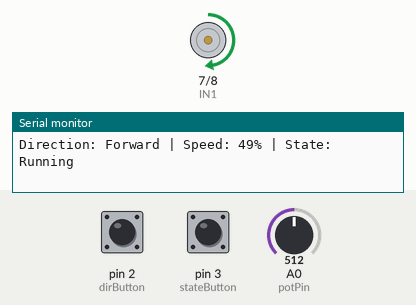
A sketch run on a simulated Arduino Uno, built with avr-gcc and run on an emulated ATmega328P. On the bench: motor-driver pin pairs drawn as motors (green arrow = first pin HIGH = forward, orange = second pin HIGH = backward, longer = more drive, scaled by the enable pin), the last lines printed to the serial monitor. The test bench sets the inputs (shaded band); at power-on: pin 2 (dirButton) HIGH, pin 3 (stateButton) HIGH, A0 (potPin) = 512.

Above: at 1.2 s.
1.3 s: pin 2 (dirButton) pulled LOW for 0.25 s
At 2.6 s:
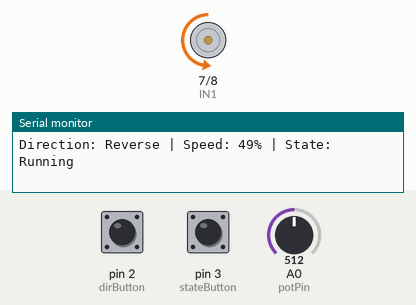
3.1 s: pin 3 (stateButton) pulled LOW for 0.25 s
At 4.2 s:
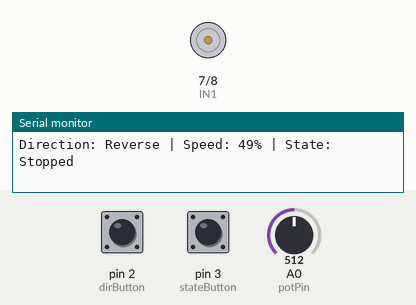
4.9 s: pin 2 (dirButton) pulled LOW for 1 s
7.4 s: pin 3 (stateButton) pulled LOW for 1 s
At 7.9 s:
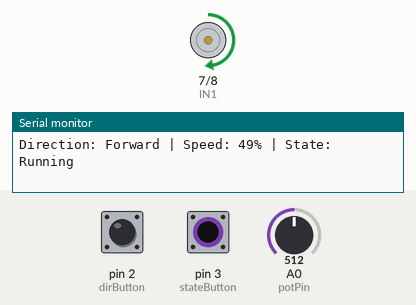
9.9 s: A0 (potPin) set to 0
At 11.2 s:
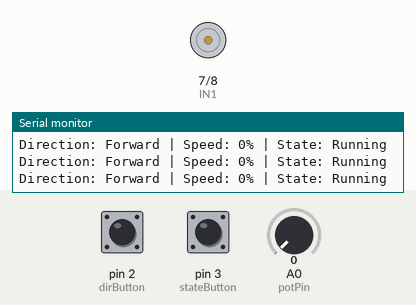
11.5 s: A0 (potPin) set to 122
At 12.7 s:
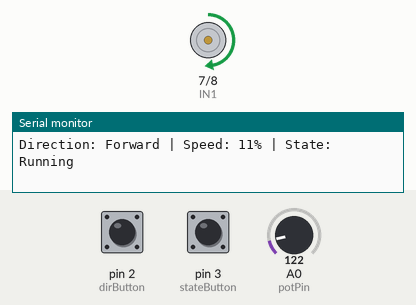
Timing chart, 0 to 14.1 s (numbered marks = the images above; inputs shaded):
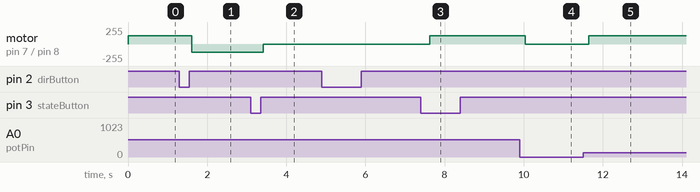

The sketch:

dc_motor_speedctrl.ino
```cpp
/*
  Project- DC Motor Speed Control with L298N
  Name - Rajan Nanda
  Date - 6-7-2026

  Components:
  - Arduino Uno
  - L298N Motor Driver
  - DC Motor
  - Potentiometer
  - 2 Push Buttons

  Connections:
  ENA -> Pin 9 (PWM)
  IN1 -> Pin 7
  IN2 -> Pin 8

  Potentiometer -> A0

  Direction Button -> Pin 2
  Start/Stop Button -> Pin 3

  Buttons use INPUT_PULLUP
*/

const int ENA = 9;
const int IN1 = 7;
const int IN2 = 8;

const int potPin = A0;
const int dirButton = 2;
const int stateButton = 3;

bool direction = true;      // true = Forward
bool motorRunning = true;

int lastDirState = HIGH;
int lastMotorState = HIGH;

void setup() {

  Serial.begin(9600);

  pinMode(ENA, OUTPUT);
  pinMode(IN1, OUTPUT);
  pinMode(IN2, OUTPUT);

  pinMode(dirButton, INPUT_PULLUP);
  pinMode(stateButton, INPUT_PULLUP);
}

void loop() {

  int potValue = analogRead(potPin);

  int pwmValue = map(potValue, 0, 1023, 0, 255);
  int speedPercent = map(pwmValue, 0, 255, 0, 100);

  // Direction button
  int dirState = digitalRead(dirButton);

  if (dirState == LOW && lastDirState == HIGH) {
    direction = !direction;
    delay(200);
  }

  lastDirState = dirState;

  // Start/Stop button
  int motorState = digitalRead(stateButton);

  if (motorState == LOW && lastMotorState == HIGH) {
    motorRunning = !motorRunning;
    delay(200);
  }

  lastMotorState = motorState;

  // Motor control
  if (motorRunning) {

    analogWrite(ENA, pwmValue);

    if (direction) {
      digitalWrite(IN1, HIGH);
      digitalWrite(IN2, LOW);
    }
    else {
      digitalWrite(IN1, LOW);
      digitalWrite(IN2, HIGH);
    }

  } else {

    analogWrite(ENA, 0);
    digitalWrite(IN1, LOW);
    digitalWrite(IN2, LOW);
  }

  // Serial Monitor Output
  Serial.print("Direction: ");
  Serial.print(direction ? "Forward" : "Reverse");

  Serial.print(" | Speed: ");
  Serial.print(speedPercent);
  Serial.print("%");

  Serial.print(" | State: ");
  Serial.println(motorRunning ? "Running" : "Stopped");

  delay(200);
}
```

Measured:
- after the input at 1.3 s, motor on pin 7 (IN1) / pin 8 (IN2): forward 127/255 → backward 127/255 after 0.31 s
- after the input at 3.1 s, motor on pin 7 (IN1) / pin 8 (IN2): backward 127/255 → stopped after 0.31 s
- after the input at 7.4 s, motor on pin 7 (IN1) / pin 8 (IN2): stopped → forward 127/255 after 0.23 s
- after the input at 9.9 s, motor on pin 7 (IN1) / pin 8 (IN2): forward 127/255 → stopped after 0.13 s
- after the input at 11.5 s, motor on pin 7 (IN1) / pin 8 (IN2): stopped → forward 127/255 after 0.14 s
